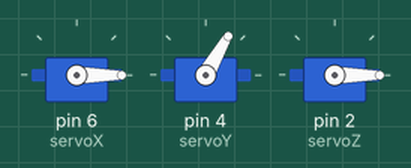
A sketch run on a simulated Arduino Uno, built with avr-gcc and run on an emulated ATmega328P. Parts: 3 × servo.

Above: at 0.06 s.
At 5.09 s:
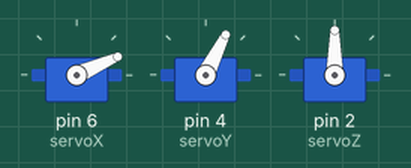
At 10.01 s:
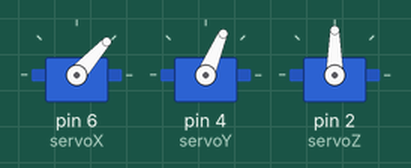
At 19.87 s:
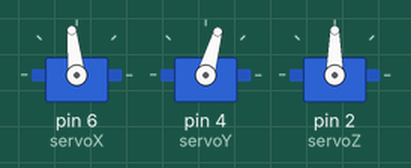
At 29.73 s:
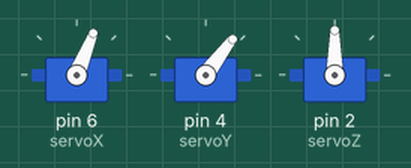
At 39.79 s:
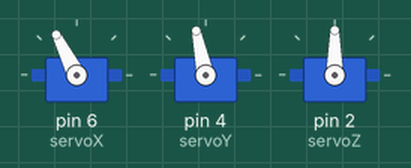
Timing chart, 0 to 40.0 s (numbered marks = the images above):
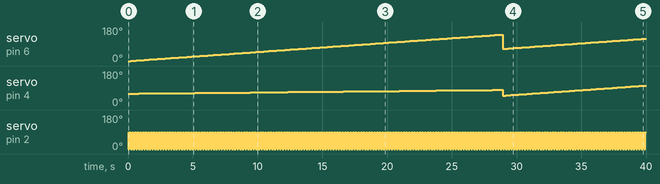

The sketch:

servoXYZ-testing.ino
```cpp
#include <Servo.h>

// Servo labeling
Servo servoX;
Servo servoY;
Servo servoZ;

struct ivec2 {
  int x, y;
};

// servo writeMicroseconds for finer control.

int serPos = 0;

ivec2 currentPos;

void setPos(ivec2 pos) {
  currentPos = pos;
  servoX.write(pos.x);
  servoY.write(pos.y);
}

void setDefault() {
  ivec2 pos = {0,0};
  setPos({120,120});
  servoZ.write(90);
}

void setup() {
  servoX.attach(6); // upper arm
  servoY.attach(4); // lower arm
  servoZ.attach(2); // underneath
  // Set
  //servoZ.write(0);
  //servoX.write(90);
  //servoY.write(90);
  setDefault();
  //delay(1000);
}

ivec2 sub(ivec2 p1, ivec2 p0) {
  return {p1.x - p0.x, p1.y - p0.y};
}

float dist(ivec2 p0, ivec2 p1) {
  ivec2 diff = sub(p1,p0);
  return sqrt(diff.x*diff.x+diff.y*diff.y);
}


float Linf_dist(ivec2 p0, ivec2 p1) {
  ivec2 diff = sub(p1,p0);
  return max(abs(diff.x),abs(diff.y));
}


void plot(ivec2 pos) {
  int distDelay = min(10,(int)Linf_dist(currentPos, pos)*5);
  setPos(pos);
  delay(distDelay);
  servoZ.write(0);
  delay(100);
  servoZ.write(90);
  delay(100);
}

void drawDottedLine(ivec2 p0, ivec2 p1) {
  ivec2 delta = sub(p1,p0);
  if (delta.x == 0) {
    int x = p0.x;
    for (int y = p0.x; y <= p0.y; ++y) {
      plot({x,y});
    }
  } else {
    float deltaerr = abs((float)delta.y / (float)delta.x);    // Assume deltax != 0 (line is not vertical),
             // note that this division needs to be done in a way that preserves the fractional part
    int sgnDY = (delta.y > 0) - (delta.y < 0);
    float error = 0.0f; // No error at start
    int y = p0.y;
    for (int x = p0.x; x <= p1.x; ++x) {
      plot({x,y});
      error = error + deltaerr;
      if (error >= 0.5f) {
        y = y + sgnDY;
        error = error - 1.0f;
      }
    }
  }
}

void loop() {
  // Counter Clockwise from "origin" at top left
  ivec2 corners[] = {{0,60}, {65,50}, {140,80}, {160,160}};

  for (int i = 0; i < 4; ++i) {
    //drawDottedLine(corners[i], corners[(i+1)%4]);
  }

  for (int i = 0; i < 4; ++i) {
    drawDottedLine(corners[i], corners[(i+2)%4]);
  }

}
```

Measured:
- by itself, servo on pin 6 (servoX): 0° → 1° at 0.21 s, → 2° 0.21 s later, → 3° 0.21 s later, → 4° 0.21 s later, … (194 changes in this stretch)
- by itself, servo on pin 4 (servoY): 60° → 61° at 0.83 s, → 62° 1.4 s later, → 63° 1.4 s later, → 64° 1.4 s later, … (74 changes in this stretch)
- by itself, servo on pin 2 (servoZ): alternates 90° for 0.11 s and 0° for 0.10 s
